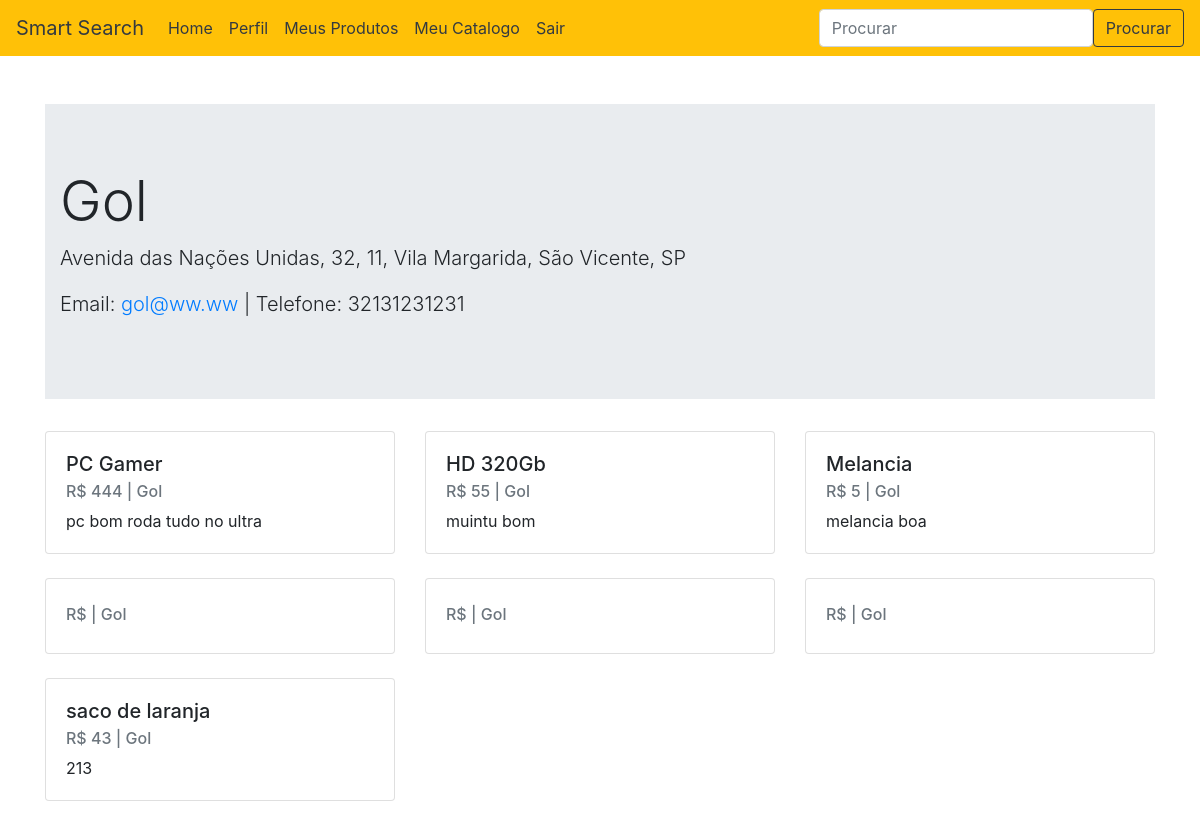
The app's page /catalogo/loja.php?loja=5663 (signed in) with its own data.
### tables this page shows
CREATE TABLE usuario (
    cd_usuario INTEGER PRIMARY KEY,
    nm_email VARCHAR(50),
    nm_usuario VARCHAR,
    cd_senha VARCHAR(50)
);

CREATE TABLE endereco (
    nm_endereco INTEGER,
    cd_numero_endereco INTEGER,
    nm_cidade VARCHAR(50),
    nm_bairro VARCHAR(50),
    cd_complemento VARCHAR(50),
    fk_loja_endereco INTEGER,
    cd_loja INTEGER PRIMARY KEY, sg_uf varchar(2),
CONSTRAINT FK_loja_endereco
    FOREIGN KEY (fk_loja_endereco)
    REFERENCES loja (cd_cnpj)
);

CREATE TABLE loja (
    cd_cnpj INTEGER PRIMARY KEY,
    cd_cep VARCHAR(9),
    cd_telefone INTEGER,
    fk_usuario_loja INTEGER,
    fk_plano_loja INTEGER,
CONSTRAINT FK_usuario_loja
    FOREIGN KEY (fk_usuario_loja)
    REFERENCES usuario (cd_usuario),
CONSTRAINT FK_plano_loja
    FOREIGN KEY (fk_plano_loja)
    REFERENCES plano (cd_plano)
);

CREATE TABLE produto (
    cd_produto INTEGER PRIMARY KEY,
    nm_produto VARCHAR(50),
    vl_produto DECIMAL,
    ds_produto VARCHAR(100),
    fk_loja_produto INTEGER,
CONSTRAINT FK_loja_produto
    FOREIGN KEY (fk_loja_produto)
    REFERENCES loja (cd_cnpj)
);

### catalogo/loja.php (the view, shortened to what this page needs)
<?php
try {
  require $_SERVER['DOCUMENT_ROOT'] . '/php/cliente.php';
  $idLoja = $_GET['loja'] ?? null;
  $infoLoja = "select * from usuario join loja on fk_usuario_loja = cd_usuario join endereco on fk_loja_endereco = loja.cd_cnpj where cd_usuario = ?;";
  $cmd = $conexao->prepare($infoLoja);
  $cmd->bindParam(1, $idLoja);
  $cmd->execute();
  $info = $cmd->fetch();
  $prodsLoja = "select * from usuario join loja on fk_usuario_loja = cd_usuario join produto on fk_loja_produto = cd_cnpj where cd_usuario = ?;";
  $cmd = $conexao->prepare($prodsLoja);
  $cmd->bindParam(1, $idLoja);
  $cmd->execute();
  $prodsLoja = $cmd->fetchAll();
} catch (Exception $e) {
  echo $e->getMessage();
}
?>
<!DOCTYPE html>
<html lang="en">
<head>
	<?php include '../php/links-head.php'; ?>
</head>
<body>
	<?php include '../php/nav-bar.php'; ?>
  <div class="container mt-5">
    <div class="jumbotron jumbotron-fluid">
      <div class="container">
        <h1 class="display-4"><?=$info['nm_usuario']?></h1>
        <p class="lead"><?=$info['nm_endereco']?>, <?=$info['cd_numero_endereco']?>, <?=$info['cd_complemento']?>, <?=$info['nm_bairro']?>, <?=$info['nm_cidade']?>, <?=$info['sg_uf']?></p>
        <p class="lead">Email: <a href="mailto: <?=$info['nm_email']?> "><?=$info['nm_email']?></a> | Telefone: <?=$info['cd_telefone']?></p>
      </div>
    </div>
    <div class="row row-cols-sm-2 row-cols-md-3">
    <?php
        if($prodsLoja){
          foreach ($prodsLoja as $produto) {
            ?>
            <div class="col mb-4">
              <div class="card h-100">
                <div class="card-body">
                  <h5 class="card-title"><?=$produto['nm_produto']?></h5>
                  <h6 class="card-subtitle mb-2 text-muted">R$ <?=$produto['vl_produto']?> | <?=$produto['nm_usuario']?></h6>
                  <p class="card-text"><?=$produto['ds_produto']?></p>
                </div>
              </div>
              </div>
            <?php
          }
        }
     ?>
     </div>
  </div>
</body>
</html>

### records on screen
usuario: nm_usuario "Gol", endereco.nm_endereco "Avenida das Nações Unidas", endereco.cd_numero_endereco "32", endereco.cd_complemento "11", endereco.nm_bairro "Vila Margarida", endereco.nm_cidade "São Vicente", endereco.sg_uf "SP", nm_email "gol@ww.ww", loja.cd_telefone "32131231231", produto.nm_produto "PC Gamer", produto.vl_produto "444", produto.ds_produto "pc bom roda tudo no ultra", produto.nm_produto "HD 320Gb", produto.vl_produto "55", produto.ds_produto "muintu bom", produto.nm_produto "Melancia", produto.vl_produto "5", produto.ds_produto "melancia boa", produto.nm_produto "saco de laranja", produto.vl_produto "43", produto.ds_produto "213"
